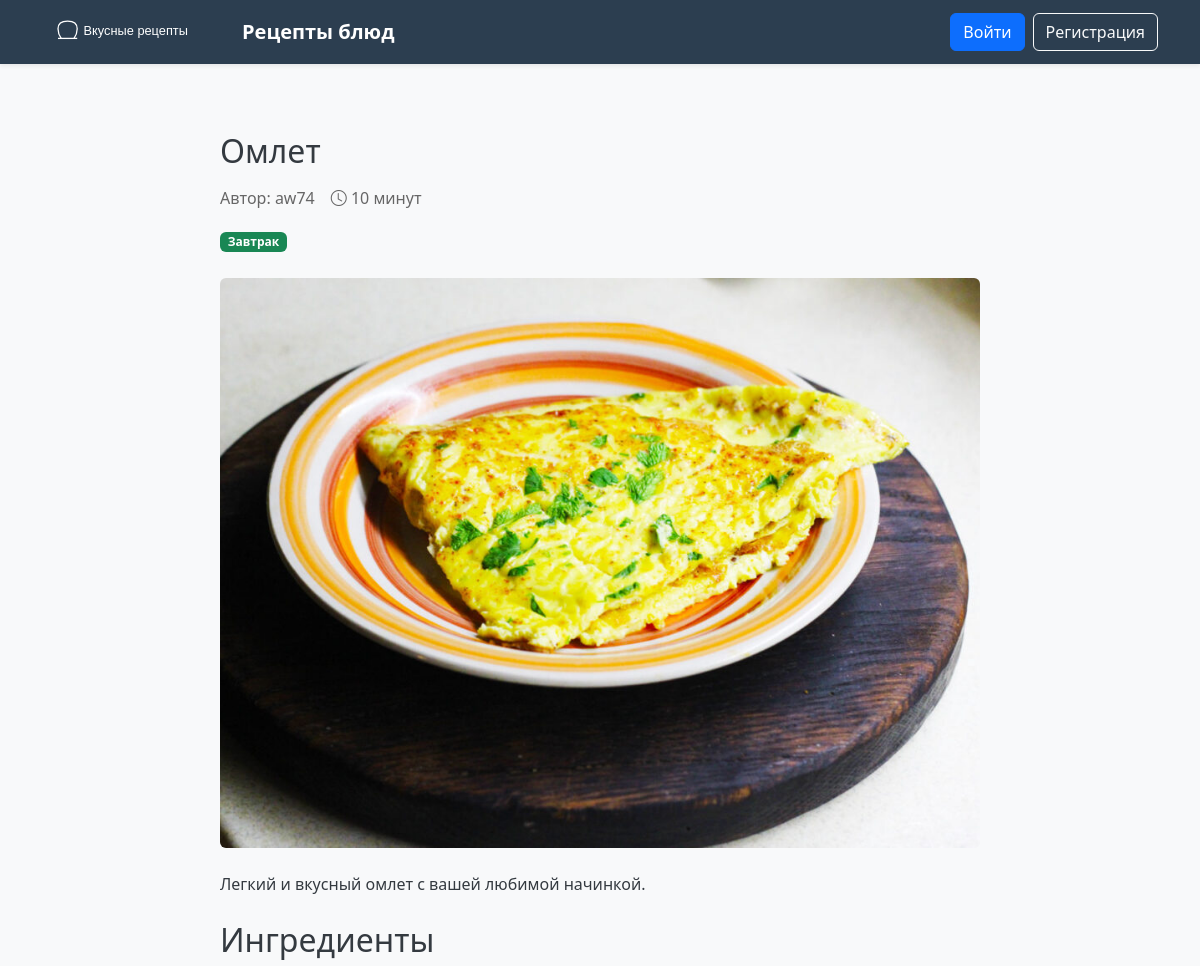
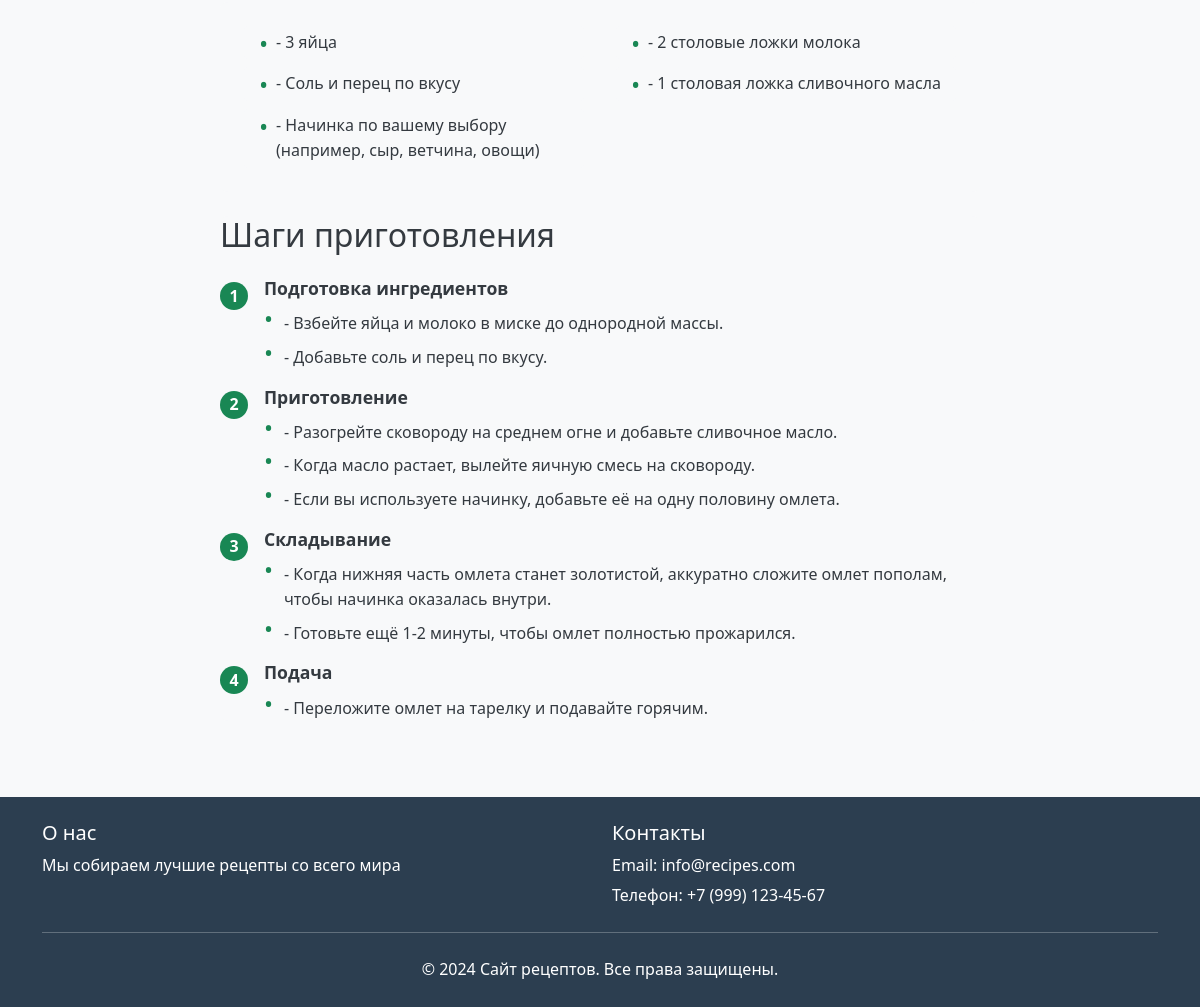
Page /recipe/1/ on the committed database (2 pictures, top to bottom).
### recipes/models.py (models this page shows, shortened)
class Recipe(models.Model):
    title = models.CharField(
        max_length=200,
        help_text="Введите название рецепта",
        verbose_name="Название"
    )
    description = models.TextField(
        help_text="Добавьте краткое описание рецепта",
        verbose_name="Описание"
    )
    ingredients = models.TextField(
        help_text="Перечислите ингредиенты, каждый с новой строки",
        verbose_name="Ингредиенты"
    )
    steps = models.TextField(
        help_text="Опишите процесс приготовления пошагово",
        verbose_name="Шаги приготовления"
    )
    preparation_time = models.IntegerField(
        help_text="Укажите время приготовления в минутах",
        verbose_name="Время приготовления"
    )
    image = models.ImageField(
        upload_to='recipe_images/',
        null=True,
        blank=True,
        help_text="Загрузите фотографию готового блюда",
        verbose_name="Изображение"
    )
    author = models.ForeignKey(
        User,
        on_delete=models.CASCADE,
        help_text="Выберите автора рецепта",
        verbose_name="Автор"
    )
    categories = models.ManyToManyField(
        Category,
        help_text="Выберите категории для рецепта",
        verbose_name="Категории"
    )
    created_at = models.DateTimeField(
        auto_now_add=True,
        verbose_name="Дата создания"
    )
    updated_at = models.DateTimeField(
        auto_now=True,
        verbose_name="Дата обновления"
    )
    class Meta:
        verbose_name = "Рецепт"
        verbose_name_plural = "Рецепты"
        ordering = ['-created_at']  # Сортировка по дате создания (сначала новые)

class Category(models.Model):
    name = models.CharField(
        max_length=100,
        help_text="Введите название категории",
        verbose_name="Название категории"
    )
    class Meta:
        verbose_name = "Категория"
        verbose_name_plural = "Категории"
        ordering = ['name']  # Сортировка по имени

### recipes/views.py (the view)
def recipe_detail(request, recipe_id):
    recipe = get_object_or_404(Recipe, id=recipe_id)
    return render(request, 'recipes/recipe_detail.html', {'recipe': recipe})

### recipes/templates/recipes/recipe_detail.html (shortened to what this page needs)
{% extends 'recipes/base.html' %}
{% load recipe_filters %}
{% block content %}
<div class="recipe-detail-container">
    <article class="recipe-article">
        <header class="recipe-header">
            <h1 class="recipe-title">{{ recipe.title }}</h1>
            <div class="recipe-meta">
                <span class="recipe-author">Автор: {{ recipe.author.username }}</span>
                <span class="recipe-time">
                    <i class="bi bi-clock"></i>
                    {{ recipe.preparation_time }} минут
                </span>
            </div>
            <div class="recipe-categories">
                {% for category in recipe.categories.all %}
                <span class="badge bg-success">{{ category.name }}</span>
                {% endfor %}
            </div>
        </header>
        {% if recipe.image %}
        <section class="recipe-image mb-4">
            <img src="{{ recipe.image.url }}" alt="{{ recipe.title }}" class="img-fluid rounded">
        </section>
        {% endif %}
        <section class="recipe-description mb-4">
            <p>{{ recipe.description|linebreaksbr }}</p>
        </section>
        <section class="recipe-ingredients mb-4">
            <h2>Ингредиенты</h2>
            <div class="ingredients-blocks">
                {% with ingredient_blocks=recipe.ingredients|parse_ingredients %}
                    {% for block in ingredient_blocks %}
                        {% if block.title %}
                            <div class="ingredient-block">
                                <h3 class="block-title">{{ block.title }}</h3>
                                <ul class="ingredients-list">
                                    {% for item in block.items %}
                                        <li class="ingredient-item">{{ item|capfirst }}</li>
                                    {% endfor %}
                                </ul>
                            </div>
                        {% else %}
                            <ul class="ingredients-list">
                                {% for item in block.items %}
                                    <li class="ingredient-item">{{ item|capfirst }}</li>
                                {% endfor %}
                            </ul>
                        {% endif %}
                    {% endfor %}
                {% endwith %}
            </div>
        </section>
        <section class="recipe-steps">
            <h2>Шаги приготовления</h2>
            <ul class="steps-list">
                {% with steps=recipe.steps|parse_steps %}
                    {% for step in steps %}
                        <li class="step-item">
                            {% if step.number %}
                                <span class="step-number">{{ step.number }}</span>
                            {% else %}
                                <span class="step-number bullet">•</span>
                            {% endif %}
                            <div class="step-content">
                                <h3 class="step-title">{{ step.title }}</h3>
                                {% if step.substeps %}
                                    <ul class="substeps">
                                        {% for substep in step.substeps %}
                                            <li class="substep">{{ substep }}</li>
                                        {% endfor %}
                                    </ul>
                                {% endif %}
                            </div>
                        </li>
                    {% endfor %}
                {% endwith %}
            </ul>
        </section>
    </article>
</div>
{% endblock %}

### static/css/styles.css (style rules this page uses)
:root { --header-height: 4rem; --container-max-width: 1200px; --border-radius: 8px; --header-bg: #2c3e50; --primary: #0d6efd; --primary-light: #0b5ed7; --primary-dark: #0a58ca; --accent: #3498db; --success: #198754; --danger: #dc3545; --warning: #ffc107; --text-dark: #343a40; --text-light: #f8f9fa; --text-muted: #95a5a6; --background-light: #f8f9fa; --background-medium: #ecf0f1; --border-color: #dcdde1; --shadow-sm: 0 2px 4px rgba(0,0,0,0.1); --shadow-md: 0 4px 6px rgba(0,0,0,0.1); --shadow-lg: 0 10px 15px rgba(0,0,0,0.1); }
body { min-height: 100vh; display: flex; flex-direction: column; padding-top: var(--header-height); font-family: system-ui, -apple-system, "Segoe UI", Roboto, "Helvetica Neue", Arial, sans-serif; line-height: 1.6; color: var(--text-dark); background-color: var(--background-light); }
.ingredients-blocks { background-color: var(--background-light); padding: 1.5rem; border-radius: 0.5rem; }
.ingredients-list { list-style: none; padding-left: 0; margin-bottom: 0; display: grid; grid-template-columns: repeat(auto-fill, minmax(250px, 1fr)); gap: 0.5rem 2rem; }
.ingredient-item { padding: 0.5rem 0; position: relative; padding-left: 2rem !important; background: #f8f9fa; padding: 0.75rem 1rem; border-radius: 4px; display: flex; align-items: center; }
.ingredient-item::before { content: "•"; position: absolute; left: 1rem !important; top: 0.5rem; color: var(--success); font-weight: bold; font-size: 1.2rem; line-height: 1; }
.recipe-image { position: relative; padding-top: 75%; overflow: hidden; height: 200px; }
.recipe-image img { position: absolute; top: 0; left: 0; width: 100%; height: 100%; object-fit: cover; }
.recipe-steps { padding: 2rem; background-color: var(--background-light); border-radius: 8px; margin-bottom: 2rem; counter-reset: step; list-style: none; padding: 0; }
.recipe-steps h2 { margin-bottom: 1.5rem; color: var(--text-dark); }
.steps-list { list-style: none; padding-left: 0; margin: 0; }
.step-item { display: flex; gap: 1rem; margin-bottom: 2rem; }
.step-item:last-child { margin-bottom: 0; }
.step-number { display: inline-flex; align-items: center; justify-content: center; min-width: 28px; height: 28px; padding: 0 6px; background-color: var(--success); color: #ffffff !important; border-radius: 50%; font-weight: 500; font-size: 1rem; flex-shrink: 0; margin-top: 0.25rem; text-decoration: none; }
.step-content { flex: 1; }
.step-title { margin: 0 0 0.75rem 0; font-size: 1.1rem; font-weight: 600; color: var(--text-dark); }
.substeps { margin: 0; padding-left: 0; list-style: none; }
.substep { position: relative; padding-left: 1.25rem; margin-bottom: 0.5rem; color: var(--text-dark); }
.substep:last-child { margin-bottom: 0; }
.substep::before { content: "•"; position: absolute; left: 0; color: var(--success); font-size: 1.5rem; line-height: 1; top: -0.25rem; }

### recipes/templates/recipes/recipe_detail.html (style rules this page uses)
.recipe-detail-container { max-width: 800px; margin: 0 auto; padding: 20px; }
.recipe-title { font-size: 2rem; margin-bottom: 1rem; }
.recipe-meta { display: flex; gap: 1rem; margin-bottom: 1rem; color: #666; }
.recipe-categories { margin-bottom: 1.5rem; }
.ingredients-blocks { background-color: #f8f9fa; padding: 1.5rem; border-radius: 0.5rem; }
.ingredients-list { list-style: none; padding-left: 0; margin-bottom: 0; }
.ingredient-item { padding: 0.25rem 0; }
.steps-list { counter-reset: step-counter; }
.step-item { display: flex; gap: 1rem; margin-bottom: 1rem; }
.step-number { font-weight: 600; color: #0d6efd; }

### rows in the picture
Recipe: title "Омлет", author.username "aw74", preparation_time "10", image (picture), description "Легкий и вкусный омлет с вашей любимой начинкой."
Category: name "Завтрак"

### other values in the picture
{{ item|capfirst }} "- 3 яйца" "- 2 столовые ложки молока" "- Соль и перец по вкусу" "- 1 столовая ложка сливочного масла" "- Начинка по вашему выбору (например, сыр, ветчина, овощи)"
{{ step.number }} "1" "2" "3" "4"
{{ step.title }} "Подготовка ингредиентов" "Приготовление" "Складывание" "Подача"
{{ substep }} "- Взбейте яйца и молоко в миске до однородной массы." "- Добавьте соль и перец по вкусу." "- Разогрейте сковороду на среднем огне и добавьте сливочное масло." "- Когда масло растает, вылейте яичную смесь на сковороду." "- Если вы используете начинку, добавьте её на одну половину омлета." "- Когда нижняя часть омлета станет золотистой, аккуратно сложите омлет пополам, чтобы начинка оказалась внутри." "- Готовьте ещё 1-2 минуты, чтобы омлет полностью прожарился." "- Переложите омлет на тарелку и подавайте горячим."
